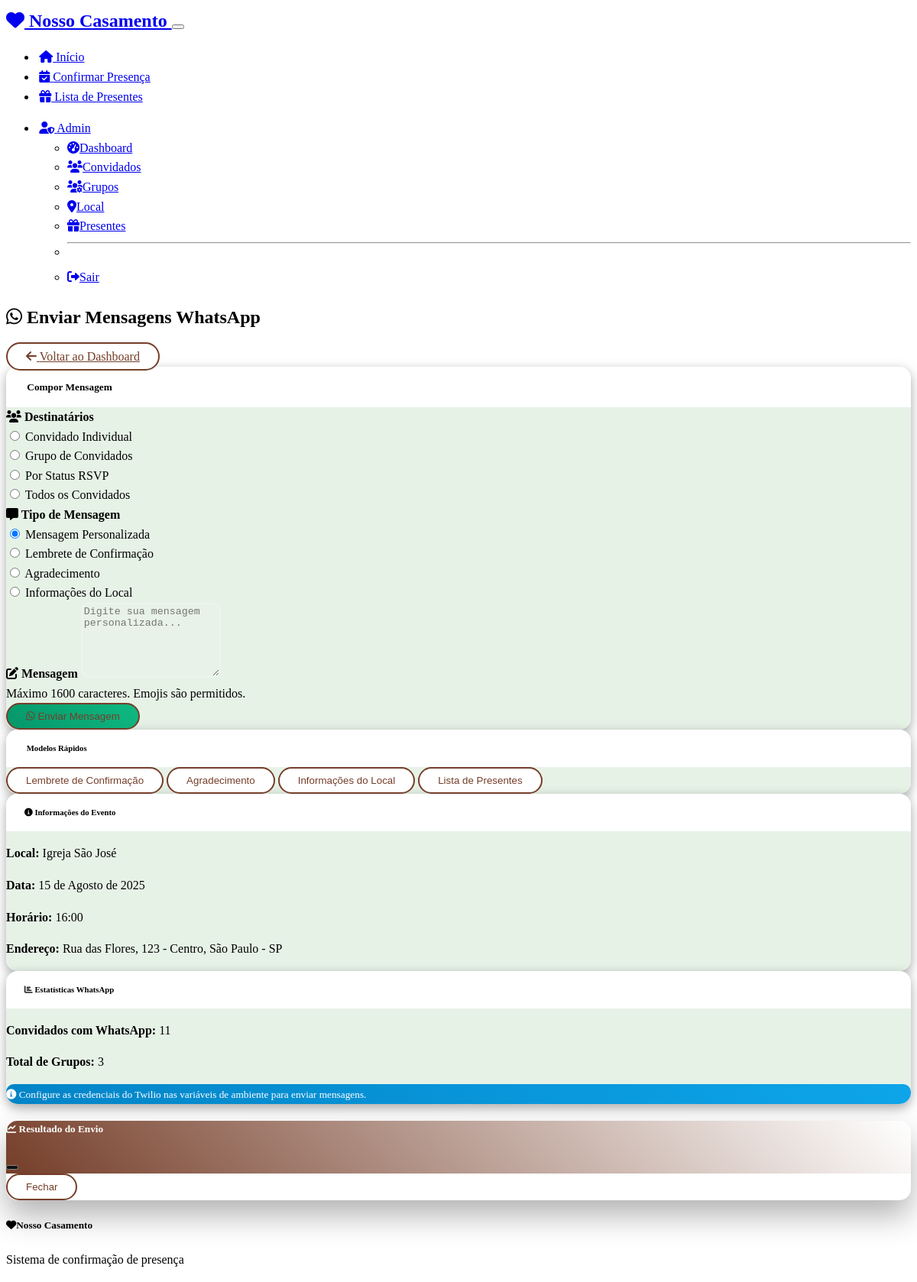
The page /admin/whatsapp (signed in) on the database its author committed.
### models.py (models this page shows)
class VenueInfo(db.Model):
    id = db.Column(db.Integer, primary_key=True)
    name = db.Column(db.String(200), nullable=False)
    address = db.Column(db.Text, nullable=False)
    map_link = db.Column(db.Text)  # Link do Google Maps
    description = db.Column(db.Text)
    date = db.Column(db.String(100))
    time = db.Column(db.String(100))
    event_datetime = db.Column(db.DateTime)  # Data e hora precisas do evento
    created_at = db.Column(db.DateTime, default=datetime.utcnow)
    updated_at = db.Column(db.DateTime, default=datetime.utcnow, onupdate=datetime.utcnow)

### routes.py (the view)
@app.route('/admin/whatsapp')
def admin_whatsapp():
    if 'admin_id' not in session:
        flash('Acesso negado!', 'danger')
        return redirect(url_for('admin_login'))
    guests = Guest.query.filter(Guest.phone.isnot(None)).all()
    groups = GuestGroup.query.all()
    venue = VenueInfo.query.first()
    return render_template('admin_whatsapp.html', guests=guests, groups=groups, venue=venue)

### templates/admin_whatsapp.html (shortened to what this page needs)
{% extends "base.html" %}
{% block content %}
<div class="row">
    <div class="col-12">
        <div class="d-flex justify-content-between align-items-center mb-4">
            <h2>
                <i class="fab fa-whatsapp me-2"></i>
                Enviar Mensagens WhatsApp
            </h2>
            <a href="{{ url_for('admin_dashboard') }}" class="btn btn-outline-secondary">
                <i class="fas fa-arrow-left me-2"></i>
                Voltar ao Dashboard
            </a>
        </div>
        <div class="row">
            <div class="col-lg-8 mb-4">
                <div class="card">
                    <div class="card-header">
                        <h5 class="mb-0">
                            Compor Mensagem
                        </h5>
                    </div>
                    <div class="card-body">
                        <form id="whatsappForm">
                            <div class="mb-4">
                                <label class="form-label">
                                    <i class="fas fa-users me-2"></i>
                                    Destinatários
                                </label>
                                <div class="row">
                                    <div class="col-md-3 mb-2">
                                        <div class="form-check">
                                            <input class="form-check-input" type="radio" name="recipient_type" id="individual" value="individual">
                                            <label class="form-check-label" for="individual">
                                                Convidado Individual
                                            </label>
                                        </div>
                                    </div>
                                    <div class="col-md-3 mb-2">
                                        <div class="form-check">
                                            <input class="form-check-input" type="radio" name="recipient_type" id="group" value="group">
                                            <label class="form-check-label" for="group">
                                                Grupo de Convidados
                                            </label>
                                        </div>
                                    </div>
                                    <div class="col-md-3 mb-2">
                                        <div class="form-check">
                                            <input class="form-check-input" type="radio" name="recipient_type" id="status" value="status">
                                            <label class="form-check-label" for="status">
                                                Por Status RSVP
                                            </label>
                                        </div>
                                    </div>
                                    <div class="col-md-3 mb-2">
                                        <div class="form-check">
                                            <input class="form-check-input" type="radio" name="recipient_type" id="all" value="all">
                                            <label class="form-check-label" for="all">
                                                Todos os Convidados
                                            </label>
                                        </div>
                                    </div>
                                </div>
                            </div>
                            <div class="mb-3">
                                <label class="form-label">
                                    <i class="fas fa-message me-2"></i>
                                    Tipo de Mensagem
                                </label>
                                <div class="row">
                                    <div class="col-md-3 mb-2">
                                        <div class="form-check">
                                            <input class="form-check-input" type="radio" name="message_type" id="custom" value="custom" checked>
                                            <label class="form-check-label" for="custom">
                                                Mensagem Personalizada
                                            </label>
                                        </div>
                                    </div>
                                    <div class="col-md-3 mb-2">
                                        <div class="form-check">
                                            <input class="form-check-input" type="radio" name="message_type" id="reminder" value="confirmation_reminder">
                                            <label class="form-check-label" for="reminder">
                                                Lembrete de Confirmação
                                            </label>
                                        </div>
                                    </div>
                                    <div class="col-md-3 mb-2">
                                        <div class="form-check">
                                            <input class="form-check-input" type="radio" name="message_type" id="thankyou" value="thank_you">
                                            <label class="form-check-label" for="thankyou">
                                                Agradecimento
                                            </label>
                                        </div>
                                    </div>
                                    <div class="col-md-3 mb-2">
                                        <div class="form-check">
                                            <input class="form-check-input" type="radio" name="message_type" id="venue" value="venue_update">
                                            <label class="form-check-label" for="venue">
                                                Informações do Local
                                            </label>
                                        </div>
                                    </div>
                                </div>
                            </div>
                            <div class="mb-3">
                                <label for="messageContent" class="form-label">
                                    <i class="fas fa-edit me-2"></i>
                                    Mensagem
                                </label>
                                <textarea class="form-control" id="messageContent" name="message" rows="6"
                                          placeholder="Digite sua mensagem personalizada..."></textarea>
                                <div class="form-text">
                                    Máximo 1600 caracteres. Emojis são permitidos.
                                </div>
                            </div>
                            <div class="d-grid">
                                <button type="submit" class="btn btn-success btn-lg">
                                    <i class="fab fa-whatsapp me-2"></i>
                                    Enviar Mensagem
                                </button>
                            </div>
                        </form>
                    </div>
                </div>
            </div>
            <div class="col-lg-4">
                <div class="card mb-4">
                    <div class="card-header">
                        <h6 class="mb-0">
                            Modelos Rápidos
                        </h6>
                    </div>
                    <div class="card-body">
                        <div class="d-grid gap-2">
                            <button type="button" class="btn btn-outline-primary btn-sm" onclick="loadTemplate('reminder')">
                                Lembrete de Confirmação
                            </button>
                            <button type="button" class="btn btn-outline-success btn-sm" onclick="loadTemplate('thanks')">
                                Agradecimento
                            </button>
                            <button type="button" class="btn btn-outline-info btn-sm" onclick="loadTemplate('venue')">
                                Informações do Local
                            </button>
                            <button type="button" class="btn btn-outline-warning btn-sm" onclick="loadTemplate('gift')">
                                Lista de Presentes
                            </button>
                        </div>
                    </div>
                </div>
                {% if venue %}
                <div class="card mb-4">
                    <div class="card-header">
                        <h6 class="mb-0">
                            <i class="fas fa-info-circle me-2"></i>
                            Informações do Evento
                        </h6>
                    </div>
                    <div class="card-body">
                        <p><strong>Local:</strong> {{ venue.name }}</p>
                        <p><strong>Data:</strong> {{ venue.date }}</p>
                        <p><strong>Horário:</strong> {{ venue.time }}</p>
                        <p><strong>Endereço:</strong> {{ venue.address }}</p>
                    </div>
                </div>
                {% endif %}
                <div class="card">
                    <div class="card-header">
                        <h6 class="mb-0">
                            <i class="fas fa-chart-bar me-2"></i>
                            Estatísticas WhatsApp
                        </h6>
                    </div>
                    <div class="card-body">
                        <p><strong>Convidados com WhatsApp:</strong> {{ guests|length }}</p>
                        <p><strong>Total de Grupos:</strong> {{ groups|length }}</p>
                        <div class="alert alert-info">
                            <small>
                                <i class="fas fa-info-circle me-1"></i>
                                Configure as credenciais do Twilio nas variáveis de ambiente para enviar mensagens.
                            </small>
                        </div>
                    </div>
                </div>
            </div>
        </div>
    </div>
</div>
<div class="modal fade" id="resultsModal" tabindex="-1">
    <div class="modal-dialog modal-lg">
        <div class="modal-content">
            <div class="modal-header">
                <h5 class="modal-title">
                    <i class="fas fa-chart-line me-2"></i>
                    Resultado do Envio
                </h5>
                <button type="button" class="btn-close" data-bs-dismiss="modal"></button>
            </div>
            <div class="modal-footer">
                <button type="button" class="btn btn-secondary" data-bs-dismiss="modal">Fechar</button>
            </div>
        </div>
    </div>
</div>
{% endblock %}

### static/style.css (style rules this page uses)
:root { --wedding-primary: rgb(117, 62, 41); --wedding-secondary: white; --wedding-accent: blue; --wedding-gold: #fbbf24; }
body { color: black; line-height: 1.6; }
.card { background: rgb(225, 239, 225, 0.8); color: black; border: none; border-radius: 15px; box-shadow: rgba(0, 0, 0, 0.35) 0px 5px 15px; transition: all 0.3s ease; overflow: hidden; }
.card-header { background: white; color: black; border: none; padding: 1rem 1.5rem; }
.card-header h3, .card-header h5, .card-header h6 { margin: 0; color: black; }
.btn { border-radius: 25px; padding: 0.5rem 1.5rem; font-weight: 500; transition: all 0.3s ease; border: 2px solid var(--wedding-primary); color: var(--wedding-primary); background: var(--wedding-secondary); }
.btn-success { background: linear-gradient(45deg, #059669, #10b981); }
.btn-outline-primary { border: 2px solid var(--wedding-primary); color: var(--wedding-primary); background-color: white; }
.form-control, .form-select { border-radius: 10px; border: 2px solid rgba(255, 255, 255, 0.2); background: rgba(255, 255, 255, 0.05); transition: all 0.3s ease; }
.form-label { font-weight: 600; color: var(--bs-body-color); margin-bottom: 0.5rem; }
.modal-content { border-radius: 15px; border: none; box-shadow: 0 20px 40px rgba(0, 0, 0, 0.3); }
.modal-header { background: linear-gradient(45deg, var(--wedding-primary), var(--wedding-secondary)); color: white; border: none; border-radius: 15px 15px 0 0; }
.modal-header .btn-close { filter: invert(1); }
.alert { border-radius: 10px; border: none; font-weight: 500; }
.alert-info { background: linear-gradient(45deg, #0284c7, #0ea5e9); color: white; }

### rows shown on the page
VenueInfo: name "Igreja São José", date "15 de Agosto de 2025", time "16:00", address "Rua das Flores, 123 - Centro, São Paulo - SP"

### other values the page prints
{{ guests|length }} "11"
{{ groups|length }} "3"
